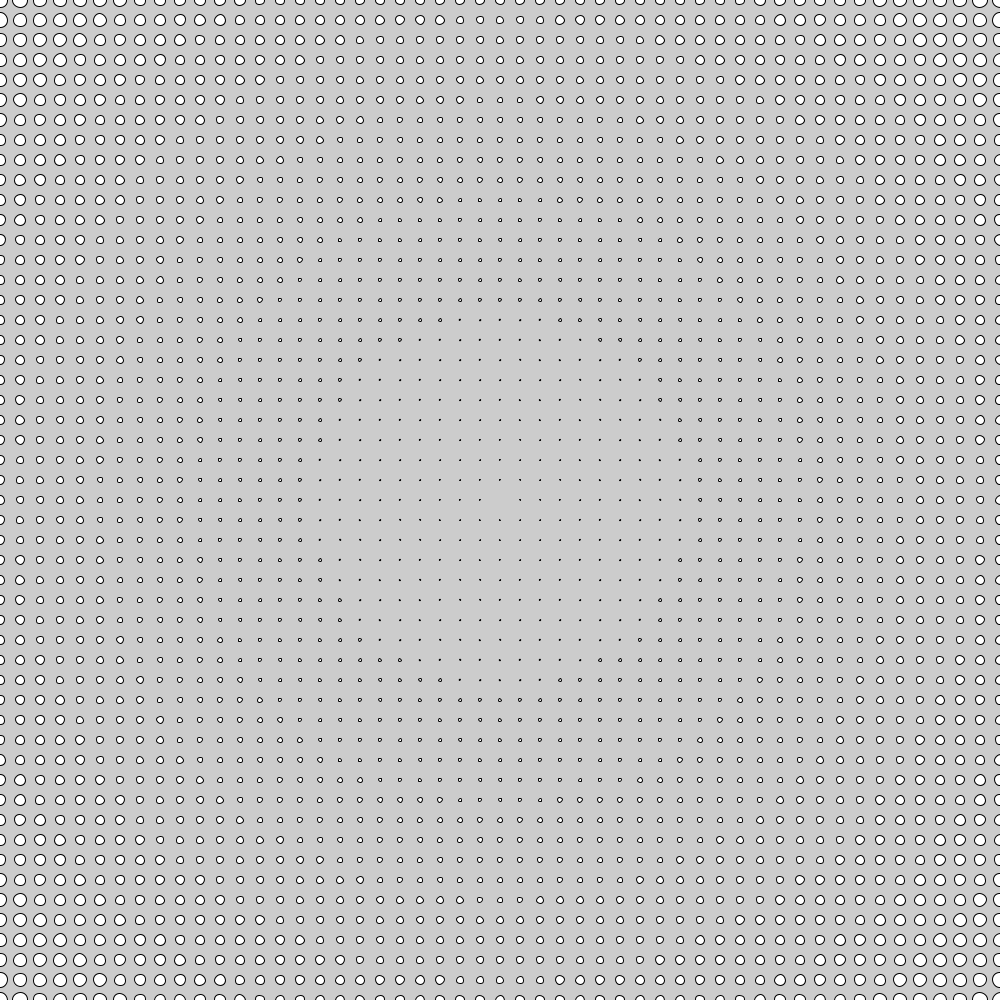
Frame 1 (no input)
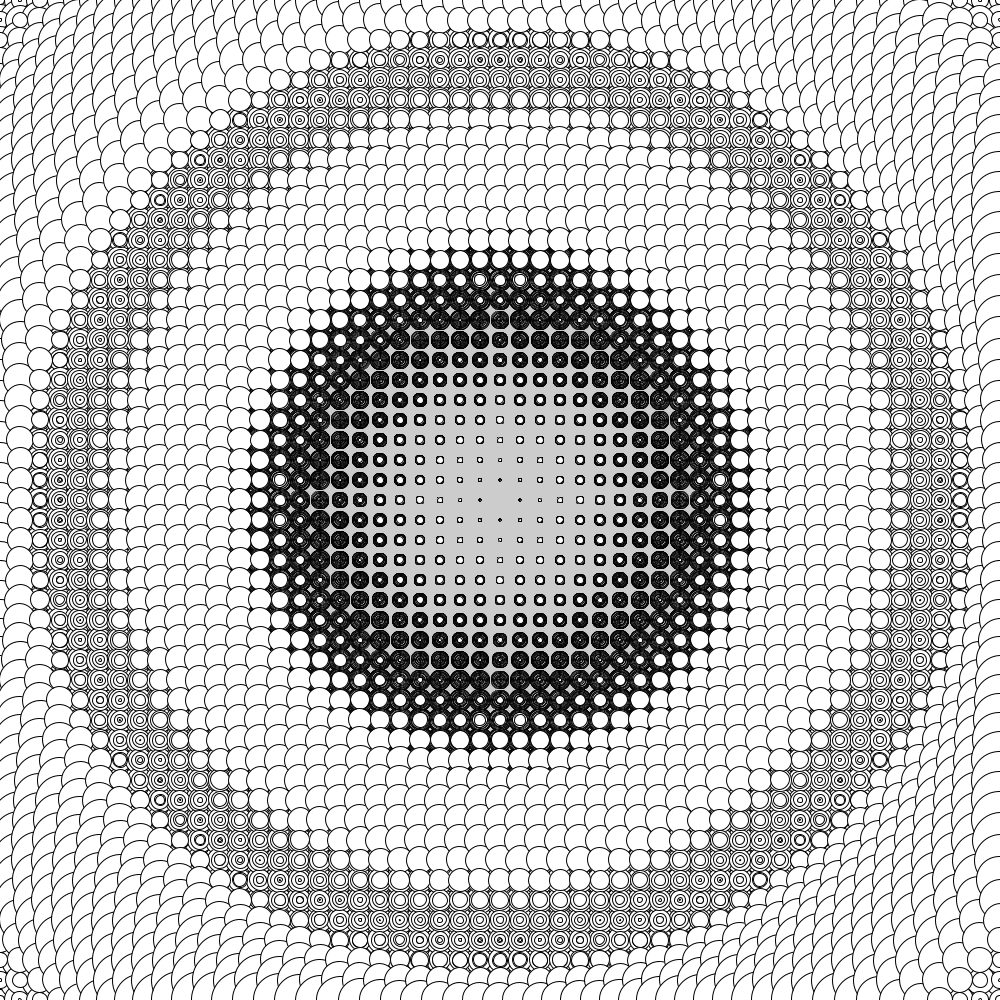
Frame 60 (the mouse pressed at the canvas centre just before this capture)
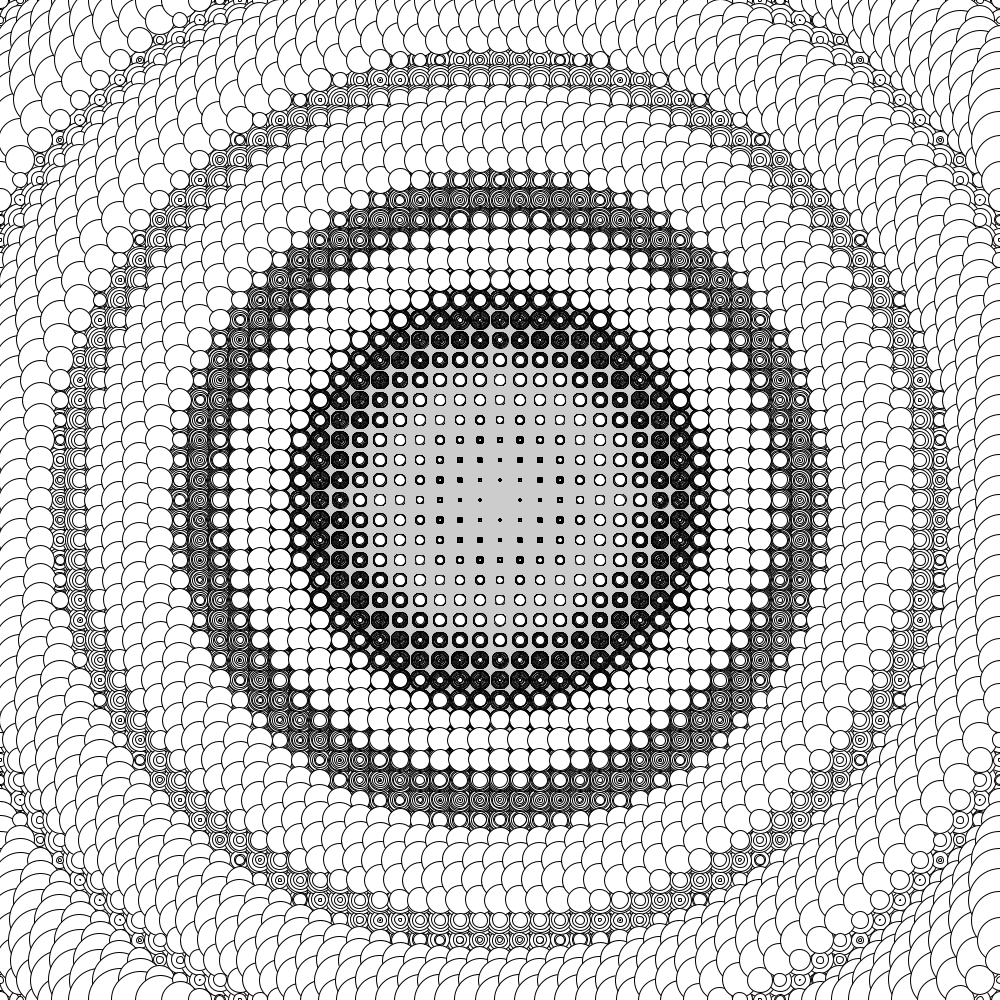
Frame 120 (the mouse held since frame 60 and released just before this capture)

The Processing sketch that drew these frames (run headless with seeded random() and noise(); from frame 60 on, the mouse is pressed at the canvas centre):

// Processing sketch: matrizFluida1
// ── matrizFluida1.pde
/*
Autorship: João PFB. 30/04/2019.

Notas: 

*/

float prog, // variável que aumenta conforme passa o tempo, criando a animação.
x = 10, //variável genérica para teste de estética.
y = .00000001, //variável genérica para teste de estética.
sz, //tamanho da célula.
fTpD, //fator tamanho em relação a distância.
fATpD, //fator acrescimo de tamanho em relação a distância. 
s; // distância de um ponto até a posição de cada célula da matriz, criando toda a concentricidade, USADA AQUI NO MOUSE.


boolean isA = false,
isQ = false;

void setup(){
  size(1000,1000);
  
  //noFill();
}

void draw(){
  if(isA){
   y-=.001;
   println( "x: " + x);
  }
  
  if(isQ){
    y+=.001;
    println( "x: " + x);
  }
  
  y+=.0002;
  
  prog += .07; 
  //s = mouseX;
  //background(255);
  fill(255);
  for(int i = 0; i <= width; i+= 20){
    //fill(
    for(int j = 0; j <= height; j += 20){
      
      //fill(random(255));
      s = dist(width/2, height/2, i, j);
      //fTpD = (s/10);                       // define um tamnho inicial para célula. Aqui definido pela distância da posição da célula em relação a posição do mouse. 
      //fATpD = sin((s/5)+prog);             // define uma proporção para o tamanho final da célula em relação a uma variavel crescente, formando a animação em loop usando a função seno. Aqui utilizada a variável 'prog'. A variável 's' presente fornece um ponto diferente de partida no loop de acrescimos de tamanho, criando uma progressividade e um efeito de ondulação. Aqui dividir ou multiplicar o 's', ou a distância, causa efeitos de progressão bem distintos. Somar ou subtrair nao causa efeito, é uma questão de proporção, o 'prog' aqui serve apenas para a progressão no loop da funçao seno.
      //sz = fTpD*fATpD;                     // primeira variação de toda a evolução do projeto.
      //sz = (s/x)*sin(((s/y)/mouseX)+prog);
      sz = (s/x)*sin(((s*y))+prog); 
      ellipse(i, j, sz, sz);
    }
  }
  //fill(0);
  //text(nf(y), width- 100, height -100);
  save("anim/"+ day() + month() + year()+ "/frame" +frameCount+ ".png");
  if(frameCount > 60*60){
   exit(); 
  }
}

void keyPressed(){
  switch(keyCode){
    case 'a':
      isA = true;
    break;
    case 'A':
      isA = true;
    break;
    case 'q':
      isQ = true;
    break;
    case 'Q':
      isQ = true;
    break;
  }
}

void keyReleased(){
  switch(keyCode){
    case 'a':
      isA = false;
    break;
    case 'A':
      isA = false;
    break;
    case 'q':
      isQ = false;
    break;
    case 'Q':
      isQ = false;
    break;
  }
}
